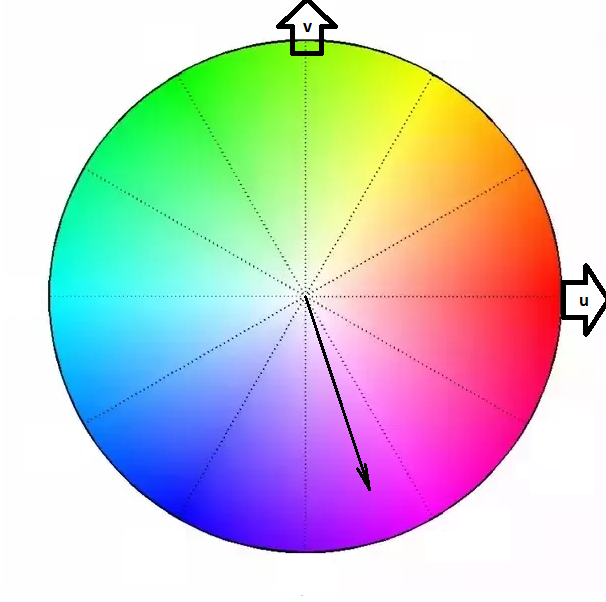
#> input picture colorwheel.png, 606 x 602 px, given in place of a.png, which was not available
$ python HS_piramidna.py
#> lines starting #> are read from the running program, lines starting #| are printed output that depends on the picture; pictures that were not available may be replaced by others from this repository, and a replacement may not be noted
### interpolacija.py
from scipy.ndimage import map_coordinates
import numpy as np

#vir: kolegi iz biomedicinske tehnike so imeli to priloženo na vajah

def interpn(ti, t, f, order=1, **kwargs):
    '''
    Interpolacija ND funkcij definiranih na enakomerni mreži točk.

    Parametri
    ---------
    ti : podatkovno polje
        Seznam komponent točk v katerih je potrebno izračunati
        (interpolirati) funkcijske vrednosti.
    t : podatkovno polje
        Seznam vektorjev enakomerno razporejenih vzorčnni točk vzdolž vseh
        koordinatnih osi (razsežnosti).
    f : podatkovno polje
        Funkcijske vrednosti na ND mreži vzorčnih točkah, ki jo napenjajo
        vektorji v t. Velikost podatkovnega polja f mora
        ustrezati (t[0].size, t[1].size, ..., t[-1].size).
    order : int, neobvezno
        Red interpolacije. 0 - najbližji sosed, 1 - linearna ...
    kwargs : razno, neobvezno
        Preostali poimensko podani parametri se posredujejo funkciji
        map_coordinates.

    Vrne
    ----
    fti : podatkovno polje
        Funkcijske vrednosti v točkah f[t[0], t[1], ..., t[-1]].

    Primer
    ------
    >>> import numpy as np
    >>> from matplotlib import pyplot as pp
    >>> from mpl_toolkits.mplot3d import Axes3D
    >>>
    >>> x = np.linspace(-1, 1, 15)
    >>> y = np.linspace(-1, 1, 10)
    >>> Y, X = np.meshgrid(y, x, indexing='ij')
    >>> f = 1.0/(X**2 + Y**2 + 1)
    >>>
    >>> xi = np.linspace(0, 1, 30)
    >>> yi = np.linspace(0, 1, 30)
    >>> Yi, Xi = np.meshgrid(yi, xi, indexing='ij')
    >>> fi = interpn([Yi, Xi], [y, x], f)
    >>>
    >>> fig = pp.figure()
    >>> ax = fig.add_subplot(111, projection='3d')
    >>> ax.plot_wireframe(X, Y, f, color='r', label='vzorčne točke')
    >>> ax.plot_wireframe(Xi, Yi, fi, color='g', label='interpolirane vrednosti')
    >>> ax.legend()
    '''

    f = np.asarray(f)

    if t is not None:
        N = len(t) # space dimensionality
        if N != len(ti):
            raise IndexError('Dimensions of the coordinates must agree!')

        tind = []
        for i in range(N):
            if t[i] is not None:
                tmp = t[i].flatten()
                tind.append((ti[i] - tmp[0])*
                            ((tmp.size - 1)/(tmp[-1] - tmp[0])))
            else:
                tind.append(ti[i])
    else:
        tind = ti
    return map_coordinates(f, np.asarray(tind), order=order, **kwargs)

### funkcije.py
# -*- coding: utf-8 -*-
"""
Created on Mon May 25 10:16:43 2015

@author: Ziga Spiclin

Vaja 10: Sledenje in analiza gibanja
"""

import scipy.ndimage as ni
import matplotlib.pyplot as plt
import matplotlib.cm as cm
import numpy as np
import scipy as sp
from scipy.interpolate import interpn
import matplotlib.animation as animation

#------------------------------------------------------------------------------
# POMOZNE FUNKCIJE
def showImage( iImage, iTitle='', iTranspose=False, iCmap='gray' ):
    """Prikazi sliko v lastnem naslovljenem prikaznem oknu"""
    # preslikaj koordinate barvne slike
    if len(iImage.shape)==3 and iTranspose:
        iImage = np.transpose( iImage, [1,2,0])
    plt.figure()
    if iImage.dtype.kind in ('u','i'):
        vmin_ui = np.iinfo(iImage.dtype).min
        vmax_ui = np.iinfo(iImage.dtype).max
        plt.imshow(iImage, cmap = iCmap, vmin=vmin_ui, vmax=vmax_ui)
    else:
        plt.imshow(iImage, cmap = iCmap)
    plt.axes().set_aspect('equal', 'datalim')
    plt.suptitle( iTitle )
    plt.xlabel('Koordinata x')
    plt.ylabel('Koordinata y')
    # podaj koordinate in indeks slike
    # [7 lines left out: function format_coord, not called in this run]
    plt.gca().format_coord = format_coord
    #plt.axes('equal') # should, but doesnt work
    plt.show()

# [180 lines left out: functions colorToGray, discreteConvolution2D, imageGradient, decimateImage2D, interpolate1Image2D, transAffine2D and 4 more, not called in this run]

# test funkcije
# [9 lines that do not run on import are left out]

#%% Naloga 2: Funkcija za poravnavo z Lucas-Kanade postopkom
# [33 lines left out: function regLucasKanade, not called in this run]

# test funkcije
# [15 lines that do not run on import are left out]

#%% Naloga 3: Funkcija za poravnavo s piramidnim Lucas-Kanade postopkom
# [25 lines left out: function regPyramidLK, not called in this run]

# test funkcije
# [15 lines that do not run on import are left out]

#%% Naloga 4: Funkcija za sledenje tarci z Lucas-Kanade postopkom
# [26 lines left out: function trackTargetLK, not called in this run]

# test funkcije
# [12 lines that do not run on import are left out]
# [25 lines left out: function saveImage, not called in this run]

### HS_piramidna.py
from scipy.ndimage.filters import convolve
import numpy as np
from interpolacija import interpn
from funkcije import showImage
import cv2
import scipy.ndimage as ni
#predlagan s strani Horn- Schunck, redefiniram (uposteva Neumanove robne pogoje sistema diff enačb):
kernelAvg = np.array([[1/12, 1/6, 1/12],
                        [1/6,    0, 1/6],
                        [1/12, 1/6, 1/12]], dtype=np.float32)

def discreteGaussian2D(iSigma):
    '''
    izračun gaussovega jedra za glajenje iz sigme
    '''
    U = int(2*np.ceil(3*iSigma) +1)
    V = U
    oKernel = np.zeros((U,V))
    for u in list(range(int(-(U-1)/2), int((U-1)/2)+1, 1)):
        for v in list(range(int(-(V-1)/2), int((V-1)/2)+1, 1)):
            oKernel[u+int((U-1)/2),v+int((V-1)/2)] = ((2*np.pi)**(-1)*iSigma**(-2))*np.exp(-(u**2+v**2)/2/iSigma**2)

    return oKernel/np.sum(oKernel)


def bicubicInterpolateWarp(I2,U,V):
    '''
    popravi za u,v in bikubično interpoliraj kar manjka
    '''
    dy,dx=I2.shape
    x = np.arange(0, dx, 1)
    y = np.arange(0, dy, 1)
    #Y, X = np.meshgrid(y, x, indexing='ij')  #tocke prej
    f = I2
    xi = np.arange(0, dx, 1.0)
    yi = np.arange(0, dy, 1.0)
    Yi, Xi = np.meshgrid(yi, xi, indexing='ij')#tocke potem
    Xi -= U
    Yi -= V
    fi = interpn([Yi, Xi], [y, x], f,order=3) #3. red
    return fi

def upscaleDownscaleInterp(I,nj):
    '''
    I: image to scale, nj>1 upscale, nj<1 downscale
    '''

    dy,dx=I.shape
    x = np.arange(0, dx, 1)
    y = np.arange(0, dy, 1)
    #Y, X = np.meshgrid(y, x, indexing='ij')  #tocke prej
    f = I
    xi = np.arange(0, dx, 1/nj)
    yi = np.arange(0, dy, 1/nj)
    Yi, Xi = np.meshgrid(yi, xi, indexing='ij')#tocke potem
    fi = interpn([Yi, Xi], [y, x], f,order=3) #3. red
    return fi

def imageGradient( iImage ):
    """Gradient slike s centralnimi diferencami"""
    iImage = np.array( iImage, dtype='float' )
    iSobel = np.array( ((0,0,0),(-1,0,1),(0,0,0)) )     #ni dejansko Sobel, je samo centralna diferenca.
    oGx = ni.convolve( iImage, iSobel, mode='constant' )
    oGy = ni.convolve( iImage, np.transpose( iSobel ), mode='constant' )
    return oGx, oGy


def HSOF(I1,I2,U,V,alpha,eps,Nmaxiter,Nwarps):
    #izračun HS na enem nivoju

    #izracun odvodov
    I2x,I2y=imageGradient(I2)

    for n in range(1,Nwarps+1):
        #popravi I2: I2(x+h), I2x(x+h), I2y(x+h)
        I2w=bicubicInterpolateWarp(I2,U,V)
        I2xw=bicubicInterpolateWarp(I2x,U,V)
        I2yw=bicubicInterpolateWarp(I2y,U,V)

        Un=U
        Vn=V
        r=0
        stopCrit=1
        while (r<Nmaxiter) and stopCrit>eps:
            #zapomnisi za izračun kriterija za ustavitev
            Uk=np.copy(U)
            Vk=np.copy(V)
            #izračunaj povprečje
            Au=convolve(U,kernelAvg,mode='nearest')
            Av=convolve(V,kernelAvg,mode='nearest')
            #gauss-seidlova metoda za iterativno numerično reševanje
            Utmp=((I1-I2w+I2xw*Un-I2yw*(V-Vn))*I2xw+alpha**2*Au)/(np.square(I2xw)+alpha**2)
            Vtmp=((I1-I2w-I2xw*(U-Un)+I2yw*Vn)*I2yw+alpha**2*Av)/(np.square(I2yw)+alpha**2)
            U=Utmp
            V=Vtmp
            #kriterij za ustavitev: se v iteracijah sploš še kaj spreminja ?
            stopCrit=1/np.size(I2)*np.sum( np.square((U-Uk))+ np.square((V-Vk)))
            r=r+1
    return U,V


def HornSchunckPiramidna(I1,I2,alpha,eps,nj,Nmaxiter,Nwarps,Nscales):
    '''
    Ocena optičnega toka po metodi Horn-Schunck z uporabo piramidne sheme

    Tok se izračuna v smeri iz 2 v 1
    '''


    # [6 lines of commented-out code are left out]

    I1s=[I1]
    I2s=[I2]
    Us=[np.zeros(I1.shape,dtype=np.float32)]
    Vs=[np.zeros(I1.shape,dtype=np.float32)]
    sigma0=0.6
    sigmanj=sigma0*np.sqrt(nj**(-2)-1)
    kernelGauss06nj=discreteGaussian2D(sigmanj)

    #izračunaj nivoje s pomočjo decimacije
    for s in range(1,Nscales):
        #glajenje pred decimacijo
        I1tmp=convolve(I1s[s-1],kernelGauss06nj)
        I2tmp=convolve(I2s[s-1],kernelGauss06nj)
        #downscale imgs
        I1d=upscaleDownscaleInterp(I1tmp,nj)
        I2d=upscaleDownscaleInterp(I2tmp,nj)

        I1s.append(I1d)
        I2s.append(I2d)

        #začetni približek optičnega toka je 0
        Us.append(np.zeros(I1d.shape,dtype=np.float32))
        Vs.append(np.zeros(I1d.shape,dtype=np.float32))


    for s in range(Nscales-1,-1,-1):
        U,V=HSOF(I1s[s],I2s[s],Us[s],Vs[s],alpha,eps,Nmaxiter,Nwarps)
        if s!=0:
            #upsample U,V
            U=cv2.resize(U, dsize=(I1s[s-1].shape[1],I1s[s-1].shape[0]), interpolation=cv2.INTER_CUBIC) #pazi, dsize je kot x,y!!!
            V=cv2.resize(V, dsize=(I1s[s-1].shape[1],I1s[s-1].shape[0]), interpolation=cv2.INTER_CUBIC) #pazi, dsize je kot x,y!!!

            #primerno preskaliraj še u in v, da imata tudi na nižjemnivoju smisel
            Us[s-1]=1/nj*U
            Vs[s-1]=1/nj*V
    return U,V

if (__name__=='__main__'):
    from PIL import Image
    i1 = np.array(Image.open('C:/RV/KoncniProjekt/koncniRV/Frames/a.png').convert('L'), dtype=np.float64) #sivinska slika
    i2 = np.array(Image.open('C:/RV/KoncniProjekt/koncniRV/Frames/b.png').convert('L'), dtype=np.float64) #sivinska slikaž
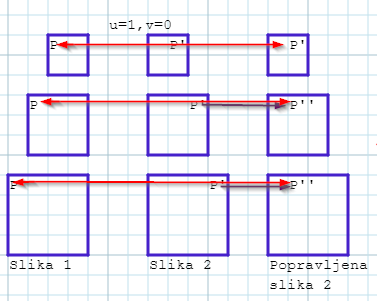
#> input picture opt_flow_vizualizacija_piramidna.png, 377 x 301 px, given in place of b.png, which was not available
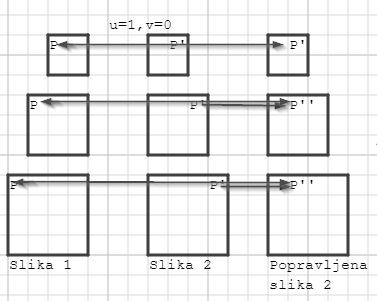
#> i2: shape (301, 377) float64; min 0, max 255, mean 235.2
    showImage(i1)
    u,v=HornSchunckPiramidna(i1,i2,7,0.001,0.5,100,10,5)
#> the loop in HornSchunckPiramidna, `for s in range(1,Nscales):` made 4 passes
#> pass 1, in HornSchunckPiramidna, `I2tmp=convolve(I2s[s-1],kernelGauss06nj)`:
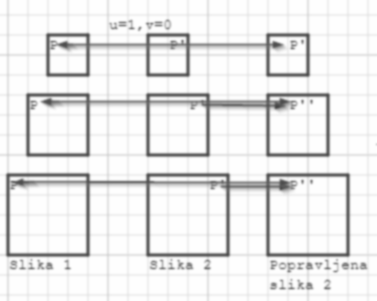
#> I2tmp: shape (301, 377) float64; min 70.01, max 255, mean 235.2
#> pass 1, in upscaleDownscaleInterp, `fi = interpn([Yi, Xi], [y, x], f,order=3)`:
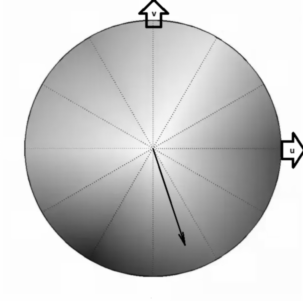
#> fi: shape (301, 303) float64; min 0.0633, max 255, mean 202.2; drawn with min black and max white
#> pass 1, in upscaleDownscaleInterp (call 2), `fi = interpn([Yi, Xi], [y, x], f,order=3)`:
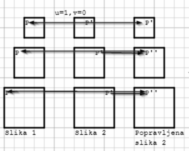
#> fi: shape (151, 189) float64; min 71.28, max 255, mean 235.3; drawn with min black and max white
#> after the loop in HornSchunckPiramidna, `for s in range(1,Nscales):`:
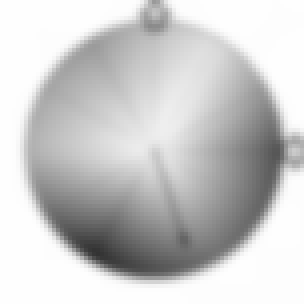
#> I1tmp: shape (76, 76) float64 (shown 4 times larger); min 51.81, max 255, mean 202.9
#> after the loop in HornSchunckPiramidna, `for s in range(1,Nscales):`:
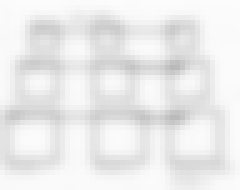
#> I2tmp: shape (38, 48) float64 (shown 5 times larger); min 185.2, max 252.9, mean 235.7
#> after the loop in HornSchunckPiramidna, `for s in range(1,Nscales):`: I1s = 5 items
#> the loop in HornSchunckPiramidna, `for s in range(Nscales-1,-1,-1):` made 1 pass
#> (the run stopped early here; a loop or call above may not have finished)
